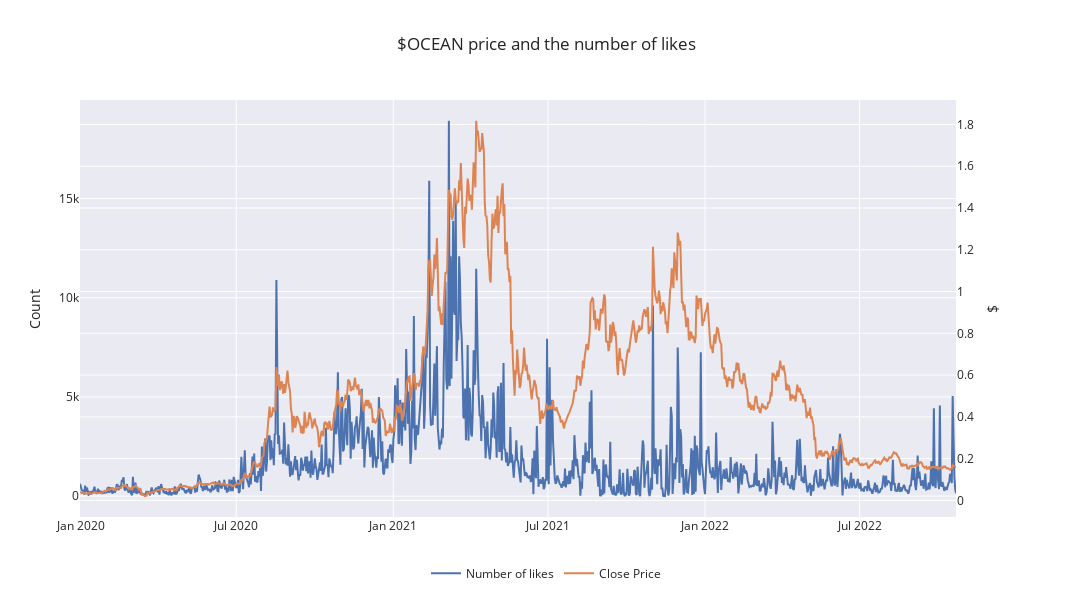

Notebook cell for this chart:
### Code cell
fig = go.Figure()
fig = make_subplots(specs=[[{"secondary_y": True}]])

fig.add_trace(go.Scatter(name="Number of likes", x=df_merge["date"], y=df_merge["likes_count"]), secondary_y=False)
fig.add_trace(go.Scatter(name="Close Price", x=df_merge["date"], y=df_merge["Close"]), secondary_y=True)

fig.update_yaxes(title_text='Count', secondary_y=False)
fig.update_yaxes(title_text='$', secondary_y=True)
fig.update_layout(legend = dict(orientation = 'h', xanchor = "center", x = 0.5, y= -0.1))
fig.update_layout(title={'text':"$OCEAN price and the number of likes"})
fig.update_layout(width=1200, height=600)
fig.show()

### Figure 1 — Plotly figure (JSON) as saved in the notebook; plotly's stock layout.template omitted (floating-point values rounded to 4 significant figures; data arrays with more than 128 entries replaced by an {"elided": "..."} marker saying what was removed)
{"data": [{"name": "Number of likes", "type": "scatter", "x": {"elided": "1027 str values"}, "xaxis": "x", "y": {"elided": "1027 int values"}, "yaxis": "y"}, {"name": "Close Price", "type": "scatter", "x": {"elided": "1027 str values"}, "xaxis": "x", "y": {"elided": "1027 float values"}, "yaxis": "y2"}], "layout": {"height": 600, "legend": {"orientation": "h", "x": 0.5, "xanchor": "center", "y": -0.1}, "title": {"text": "$OCEAN price and the number of likes"}, "width": 1200, "xaxis": {"anchor": "y", "domain": [0, 0.94]}, "yaxis": {"anchor": "x", "domain": [0, 1], "title": {"text": "Count"}}, "yaxis2": {"anchor": "x", "overlaying": "y", "side": "right", "title": {"text": "$"}}}}
